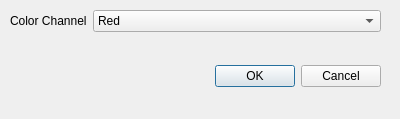
<?xml version="1.0" encoding="UTF-8"?>
<ui version="4.0">
 <class>grayScaleDialog</class>
 <widget class="QDialog" name="grayScaleDialog">
  <property name="geometry">
   <rect>
    <x>0</x>
    <y>0</y>
    <width>400</width>
    <height>119</height>
   </rect>
  </property>
  <property name="windowTitle">
   <string>Grayscale settings</string>
  </property>
  <property name="modal">
   <bool>true</bool>
  </property>
  <widget class="QDialogButtonBox" name="buttonBox">
   <property name="geometry">
    <rect>
     <x>40</x>
     <y>60</y>
     <width>341</width>
     <height>32</height>
    </rect>
   </property>
   <property name="orientation">
    <enum>Qt::Horizontal</enum>
   </property>
   <property name="standardButtons">
    <set>QDialogButtonBox::Cancel|QDialogButtonBox::Ok</set>
   </property>
  </widget>
  <widget class="QWidget" name="formLayoutWidget">
   <property name="geometry">
    <rect>
     <x>10</x>
     <y>10</y>
     <width>371</width>
     <height>41</height>
    </rect>
   </property>
   <layout class="QFormLayout" name="formLayout">
    <item row="0" column="0">
     <widget class="QLabel" name="label">
      <property name="text">
       <string>Color Channel</string>
      </property>
     </widget>
    </item>
    <item row="0" column="1">
     <widget class="QComboBox" name="comboBox">
      <item>
       <property name="text">
        <string>Red</string>
       </property>
      </item>
      <item>
       <property name="text">
        <string>Green</string>
       </property>
      </item>
      <item>
       <property name="text">
        <string>Blue</string>
       </property>
      </item>
     </widget>
    </item>
   </layout>
  </widget>
 </widget>
 <resources/>
 <connections>
  <connection>
   <sender>buttonBox</sender>
   <signal>accepted()</signal>
   <receiver>grayScaleDialog</receiver>
   <slot>accept()</slot>
   <hints>
    <hint type="sourcelabel">
     <x>248</x>
     <y>254</y>
    </hint>
    <hint type="destinationlabel">
     <x>157</x>
     <y>274</y>
    </hint>
   </hints>
  </connection>
  <connection>
   <sender>buttonBox</sender>
   <signal>rejected()</signal>
   <receiver>grayScaleDialog</receiver>
   <slot>reject()</slot>
   <hints>
    <hint type="sourcelabel">
     <x>316</x>
     <y>260</y>
    </hint>
    <hint type="destinationlabel">
     <x>286</x>
     <y>274</y>
    </hint>
   </hints>
  </connection>
 </connections>
</ui>
